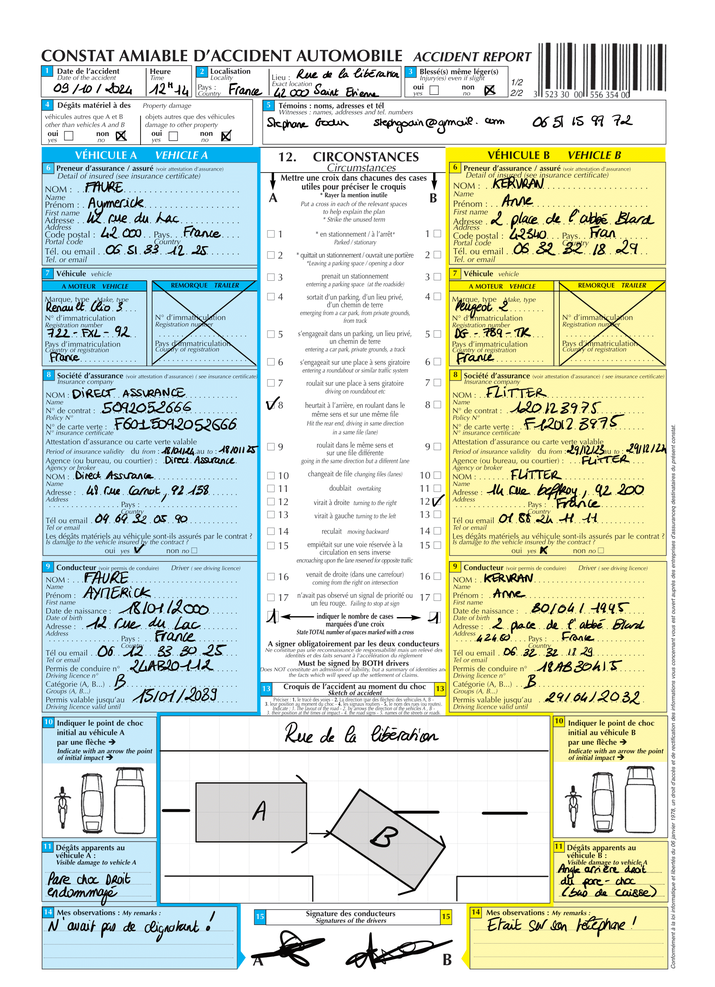
#> input picture example_constat.png, 715 x 987 px, shrunk from 1796 x 2482 before the run
$ python crop_utils.py ../example_constat.png
#> lines starting #> are read from the running program, lines starting #| are printed output that depends on the picture
"""
Utility to crop Section 12 (Circonstances) from Constat Amiable forms.
Uses color detection for all bounds:
- Horizontal: scan from center to find blue (left) and yellow (right)
- Vertical top: find first row with both colors
- Vertical bottom: detect when blue/yellow columns become narrower
"""

from PIL import Image
import numpy as np
from pathlib import Path


def is_blue_pixel(r, g, b):
    """Check if pixel is blue (Vehicle A color)"""
    return b > 120 and b > r and b > g and r < 150

def is_yellow_pixel(r, g, b):
    """Check if pixel is yellow (Vehicle B color)"""
    return r > 180 and g > 150 and b < 120


def find_horizontal_bounds(img_array, sample_rows):
    """Find left (blue) and right (yellow) by scanning from center."""
    height, width = img_array.shape[:2]
    center_x = width // 2

    left_bounds = []
    right_bounds = []

    for row in sample_rows:
        if row >= height:
            continue

        # Scan LEFT from center to find blue
        for x in range(center_x, 0, -1):
            r, g, b = img_array[row, x]
            if is_blue_pixel(r, g, b):
                left_bounds.append(x)
                break

        # Scan RIGHT from center to find yellow
        for x in range(center_x, width):
            r, g, b = img_array[row, x]
            if is_yellow_pixel(r, g, b):
                right_bounds.append(x)
                break

    if left_bounds and right_bounds:
        return min(left_bounds), max(right_bounds)
    return None, None


def measure_color_width(img_array, row, left, right):
    """Measure the width of blue and yellow regions in a row."""
    width = img_array.shape[1]

    blue_pixels = 0
    yellow_pixels = 0

    # Count blue pixels near left boundary
    for x in range(max(0, left - 30), min(width, left + 60)):
        r, g, b = img_array[row, x]
        if is_blue_pixel(r, g, b):
            blue_pixels += 1

    # Count yellow pixels near right boundary
    for x in range(max(0, right - 60), min(width, right + 30)):
        r, g, b = img_array[row, x]
        if is_yellow_pixel(r, g, b):
            yellow_pixels += 1

    return blue_pixels, yellow_pixels


def find_vertical_bounds(img_array, left, right):
    """
    Find top and bottom:
    - Top: first row with both blue and yellow
    - Bottom: detect when color columns become narrower (Section 12 ends)
    """
    height, width = img_array.shape[:2]

    # Find top: first row with both colors
    top = None
    for row in range(height):
        has_blue = False
        has_yellow = False

        for x in range(max(0, left - 20), min(width, left + 50)):
            r, g, b = img_array[row, x]
            if is_blue_pixel(r, g, b):
                has_blue = True
                break

        for x in range(max(0, right - 50), min(width, right + 20)):
            r, g, b = img_array[row, x]
            if is_yellow_pixel(r, g, b):
                has_yellow = True
                break

        if has_blue and has_yellow:
            top = row
            break

    if top is None:
        return None, None

    # Measure typical color width in Section 12 (sample from top area)
    sample_widths = []
    for row in range(top + 10, min(top + 100, height)):
        blue_w, yellow_w = measure_color_width(img_array, row, left, right)
        if blue_w > 5 and yellow_w > 5:
            sample_widths.append((blue_w, yellow_w))

    if not sample_widths:
        return top, None

    # Calculate typical width
    avg_blue_width = sum(w[0] for w in sample_widths) / len(sample_widths)
    avg_yellow_width = sum(w[1] for w in sample_widths) / len(sample_widths)

    print(f"   Typical widths: blue={avg_blue_width:.0f}, yellow={avg_yellow_width:.0f}")

    # Find bottom: where width drops significantly (< 10% of typical)
    # Need 15 consecutive narrow rows to confirm end of section
    bottom = None
    consecutive_narrow = 0

    for row in range(top + 50, height):
        blue_w, yellow_w = measure_color_width(img_array, row, left, right)

        # Check if width dropped significantly (must be BOTH narrow)
        blue_narrow = blue_w < avg_blue_width * 0.1
        yellow_narrow = yellow_w < avg_yellow_width * 0.1

        if blue_narrow and yellow_narrow:
            consecutive_narrow += 1
            if consecutive_narrow >= 15:
                bottom = row - 15  # Go back to where it started narrowing
                break
        else:
            consecutive_narrow = 0

    if bottom is None:
        # Fallback: use last row with good width
        for row in range(height - 1, top, -1):
            blue_w, yellow_w = measure_color_width(img_array, row, left, right)
            if blue_w > avg_blue_width * 0.5 and yellow_w > avg_yellow_width * 0.5:
                bottom = row
                break

    return top, bottom


def extract_section_12_crop(image_path, output_dir=None):
    """
    Extract Section 12 (Circonstances) from a Constat Amiable form.

    Uses color detection for all bounds:
    - Left: scan from center to find blue
    - Right: scan from center to find yellow
    - Top: first row with both colors
    - Bottom: detect when color columns become narrower

    Args:
        image_path: Path to the full Constat image
        output_dir: Directory to save crop (default: same as input)

    Returns:
        Path to cropped image, or None if failed
    """
#> called with image_path = '../example_constat.png'
    image_path = Path(image_path)

    try:
        img = Image.open(image_path).convert('RGB')
#> img is the input picture: PIL image 715x987 RGB; mean R, G, B 219.9, 227.5, 215.1
        img_array = np.array(img)
        width, height = img.size
#> width = 715; height = 987

        # First pass: find rough horizontal bounds using middle rows
        sample_rows = [int(height * p) for p in [0.45, 0.50, 0.55, 0.60]]
#> sample_rows = [444, 493, 542, 592]
        left, right = find_horizontal_bounds(img_array, sample_rows)
#> after the loop in find_horizontal_bounds, `for row in sample_rows:`: left_bounds = [357, 260, 287, 260]; right_bounds = [446, 446, 446, 446]
#> left = 260; right = 446

        if left is None or right is None:
            print("   ⚠️ Horizontal detection failed, using fallback")
            left = int(width * 0.01)
            right = int(width * 0.99)
        else:
            print(f"   Horizontal: L={left}, R={right}")
#|    Horizontal: L=260, R=446

        # Second pass: find vertical bounds
        top, bottom = find_vertical_bounds(img_array, left, right)
#> the loop in find_vertical_bounds, `for row in range(top + 10, min(top + 100, height)):` made 90 passes
#> (blue_w, yellow_w) on passes 1 to 12: (33, 30), (31, 30), (31, 30), (33, 30), (31, 30), (31, 3), (4, 14), (4, 12), (4, 13), (4, 11), (4, 11), (4, 11)
#> after the loop in find_vertical_bounds, `for row in range(top + 10, min(top + 100, height)):`: sample_widths = [(33, 30), (31, 30), (31, 30), (33, 30), (31, 30)]
#> in find_vertical_bounds, `avg_blue_width = sum(w[0] for w in sample_widths) / len(sample_widths)`: avg_blue_width = 31.8
#> in find_vertical_bounds, `avg_yellow_width = sum(w[1] for w in sample_widths) / len(sample_widths)`: avg_yellow_width = 30
#|    Typical widths: blue=32, yellow=30
#> the loop in find_vertical_bounds, `for row in range(top + 50, height):` made 534 passes
#> blue_w on passes 1 to 12: 4, 5, 4, 5, 4, 4, 5, 4, 6, 4, 6, 4

        if top is None:
            print("   ⚠️ Top detection failed, using fallback")
            top = int(height * 0.40)
        else:
            print(f"   Top: {top}")
#|    Top: 147

        if bottom is None:
            print("   ⚠️ Bottom detection failed, using fallback")
            bottom = int(height * 0.70)
        else:
            print(f"   Bottom: {bottom}")
#|    Bottom: 715

        # Small margins
        left = max(0, left - 2)
        right = min(width, right + 2)
        top = max(0, top - 2)
        bottom = min(height, bottom + 2)

        print(f"   Final crop: L={left}, T={top}, R={right}, B={bottom}")
#|    Final crop: L=258, T=145, R=448, B=717

        # Crop
        cropped = img.crop((left, top, right, bottom))
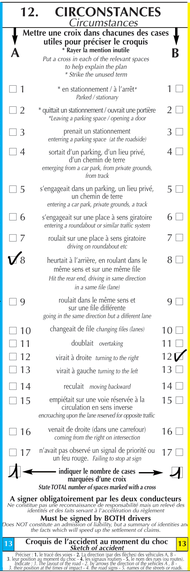
#> cropped: PIL image 190x572 RGB; mean R, G, B 232.9, 235.4, 233.3

        # Determine output path - use dedicated output directory
        if output_dir is None:
            # Default: save to output_crops/ at project root
            output_dir = Path(__file__).parent.parent / "output/crops"
        else:
            output_dir = Path(output_dir)
        output_dir.mkdir(parents=True, exist_ok=True)

        crop_path = output_dir / f"{image_path.stem}_crop_section12.jpg"
        cropped.save(crop_path, quality=95)

        print(f"✅ Saved: {crop_path}")
        return str(crop_path)

    except Exception as e:
        print(f"❌ Cropping failed: {e}")
        import traceback
        traceback.print_exc()
        return None


def extract_and_enhance(image_path, output_dir=None):
    """
    Crop Section 12 AND enhance the cropped image.
    Returns path to the enhanced crop.
    """
    from preprocess import preprocess_image

    crop_path = extract_section_12_crop(image_path, output_dir)

    if crop_path:
        # Enhance the cropped image
        enhanced_path = preprocess_image(crop_path, output_dir)
        return enhanced_path

    return None


if __name__ == "__main__":
    import sys
    if len(sys.argv) > 1:
        enhance = "--enhance" in sys.argv or "-e" in sys.argv
        image_path = [arg for arg in sys.argv[1:] if not arg.startswith("-")][0]

        if enhance:
            extract_and_enhance(image_path)
        else:
            extract_section_12_crop(image_path)
    else:
        print("Usage: python crop_utils.py <image_path> [--enhance]")
        print("  --enhance, -e: Also enhance the cropped image")
